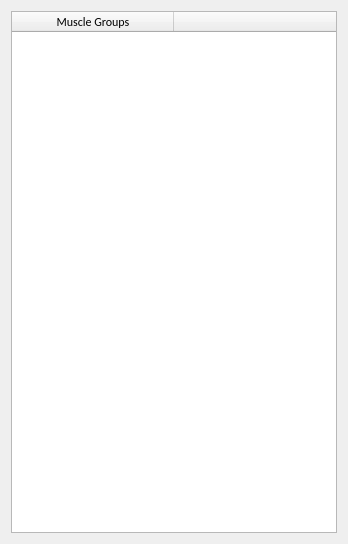
<?xml version="1.0" encoding="UTF-8"?>
<ui version="4.0">
 <class>Dialog</class>
 <widget class="QDialog" name="Dialog">
  <property name="geometry">
   <rect>
    <x>0</x>
    <y>0</y>
    <width>348</width>
    <height>544</height>
   </rect>
  </property>
  <property name="font">
   <font>
    <family>Calibri</family>
   </font>
  </property>
  <property name="windowTitle">
   <string>Remove Muscle Groups</string>
  </property>
  <layout class="QGridLayout" name="gridLayout">
   <item row="0" column="0">
    <widget class="QTableWidget" name="tableWidget">
     <property name="font">
      <font>
       <family>Calibri</family>
      </font>
     </property>
     <property name="sizeAdjustPolicy">
      <enum>QAbstractScrollArea::AdjustToContents</enum>
     </property>
     <attribute name="horizontalHeaderDefaultSectionSize">
      <number>162</number>
     </attribute>
     <attribute name="verticalHeaderVisible">
      <bool>false</bool>
     </attribute>
     <column>
      <property name="text">
       <string>Muscle Groups</string>
      </property>
      <property name="font">
       <font>
        <family>Calibri</family>
       </font>
      </property>
      <property name="textAlignment">
       <set>AlignCenter</set>
      </property>
     </column>
     <column>
      <property name="text">
       <string/>
      </property>
     </column>
    </widget>
   </item>
  </layout>
 </widget>
 <resources/>
 <connections/>
</ui>
